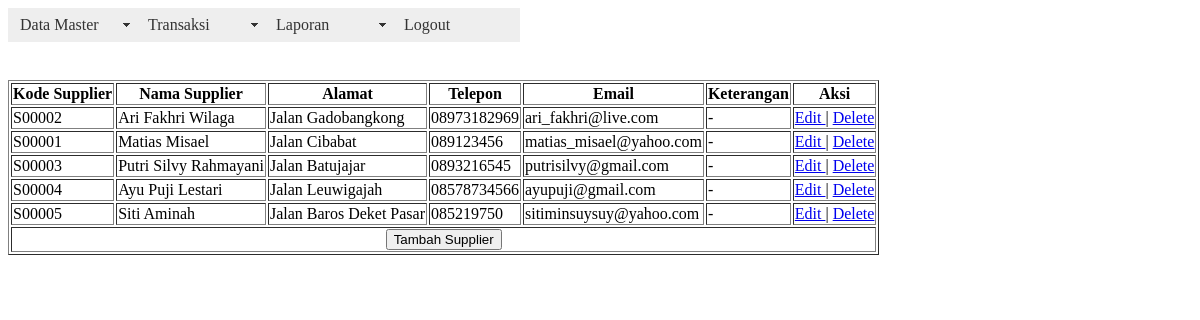
Screenshot of /supplier.php (signed in) with the database file from the repository.
### tables this page shows
CREATE TABLE IF NOT EXISTS `supplier` (
  `kode_supplier` varchar(50) NOT NULL,
  `nama_supplier` varchar(50) NOT NULL,
  `alamat` text NOT NULL,
  `telepon` varchar(50) NOT NULL,
  `email` varchar(50) NOT NULL,
  `keterangan` varchar(50) NOT NULL
);

### supplier.php (the view, shortened to what this page needs)
<!DOCTYPE html PUBLIC "-//W3C//DTD XHTML 1.0 Transitional//EN" "http://www.w3.org/TR/xhtml1/DTD/xhtml1-transitional.dtd">
<html xmlns="http://www.w3.org/1999/xhtml">
<head>
</head>
<body>
<table border="1">
<?php
include "home.php";
?>
<br />
<br />
<br />
<br />
<tr>
	<th>Kode Supplier</th><th>Nama Supplier</th><th>Alamat</th><th>Telepon</th><th>Email</th><th>Keterangan</th><th>Aksi</th>
</tr>
<?php
$sql=mysql_query("select * from supplier");
while($baris=mysql_fetch_array($sql))
{
	echo "<tr>";
	echo "<td>$baris[0]</td>";
	echo "<td>$baris[1]</td>";
	echo "<td>$baris[2]</td>";
	echo "<td>$baris[3]</td>";
	echo "<td>$baris[4]</td>";
	echo "<td>$baris[5]</td>";
	echo "<td><a href=edit_supplier.php?kode_supplier=$baris[0]&key=edit> Edit </a> | <a href=edit_supplier.php?kode_supplier=$baris[0]&key=delete> Delete </a></td>";
	echo "</tr>";
}
	echo "<tr><td colspan=8>";
	echo "<center><input type=button value='Tambah Supplier' onclick=\"window.location.href='input_supplier.php';\">";
	echo "</td></tr>";
?>
</table>
</body>
</html>

### rows the page displays
supplier: kode_supplier "S00002", nama_supplier "Ari Fakhri Wilaga", alamat "Jalan Gadobangkong", telepon "08973182969", email "ari_fakhri@live.com", keterangan "-"
supplier: kode_supplier "S00001", nama_supplier "Matias Misael", alamat "Jalan Cibabat", telepon "089123456", email "matias_misael@yahoo.com", keterangan "-"
supplier: kode_supplier "S00003", nama_supplier "Putri Silvy Rahmayani", alamat "Jalan Batujajar", telepon "0893216545", email "putrisilvy@gmail.com", keterangan "-"
supplier: kode_supplier "S00004", nama_supplier "Ayu Puji Lestari", alamat "Jalan Leuwigajah", telepon "08578734566", email "ayupuji@gmail.com", keterangan "-"
supplier: kode_supplier "S00005", nama_supplier "Siti Aminah", alamat "Jalan Baros Deket Pasar", telepon "085219750", email "sitiminsuysuy@yahoo.com", keterangan "-"
